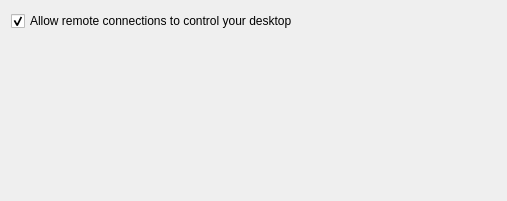
<?xml version="1.0" encoding="UTF-8"?>
<ui version="4.0">
 <class>Security</class>
 <widget class="QWidget" name="Security">
  <property name="geometry">
   <rect>
    <x>0</x>
    <y>0</y>
    <width>507</width>
    <height>201</height>
   </rect>
  </property>
  <layout class="QVBoxLayout">
   <item>
    <widget class="QCheckBox" name="kcfg_allowDesktopControl">
     <property name="text">
      <string>Allow remote connections to control your desktop</string>
     </property>
     <property name="checked">
      <bool>true</bool>
     </property>
    </widget>
   </item>
   <item>
    <spacer>
     <property name="orientation">
      <enum>Qt::Vertical</enum>
     </property>
     <property name="sizeHint" stdset="0">
      <size>
       <width>20</width>
       <height>40</height>
      </size>
     </property>
    </spacer>
   </item>
  </layout>
 </widget>
 <connections/>
</ui>
